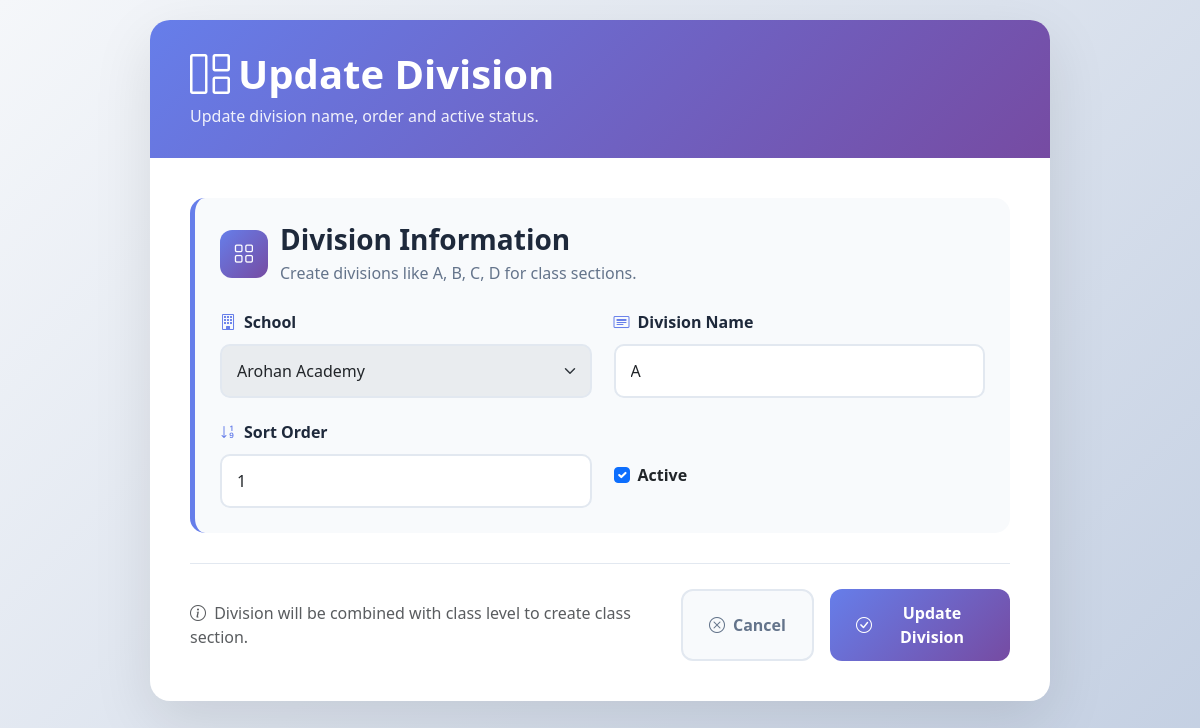
Screenshot of /division/1/update/ (signed in) with the database file from the repository.
### Classes/models.py (models this page shows, shortened)
class Division(models.Model):
    school = models.ForeignKey(
        School,
        on_delete=models.CASCADE
    )
    timetable = models.ForeignKey(
        "Timetables.Timetable",
        on_delete=models.CASCADE,
        null=True,
        blank=True,
        related_name="divisions"
    )
    name = models.CharField(max_length=20)
    sort_order = models.PositiveIntegerField(default=1)
    is_active = models.BooleanField(default=True)

### Classes/views.py (the view)
# urls.py: path("division/<int:pk>/update/", views.division_update, name="division_update"),
@login_required
@log_exceptions
def division_update(request, pk):
    division = get_school_object_or_404(request, Division.objects.all(), pk=pk)
    current_school = get_current_school(request)
    if request.method == "POST":
        form = DivisionForm(request.POST, instance=division, current_school=current_school)
        if form.is_valid():
            form.save()
            messages.success(request, "Division updated successfully.")
            return HttpResponse("""
            <script>
            window.close();
            </script>
            """)
    else:
        form = DivisionForm(instance=division, current_school=current_school)
    return render(request, "division_form.html", {
        "form": form,
        "title": "Update Division",
        "subtitle": "Update division name, order and active status.",
        "button_text": "Update Division",
    })

### Classes/forms.py
class DivisionForm(CurrentSchoolFormMixin, forms.ModelForm):
    class Meta:
        model = Division
        fields = [
            "school",
            "name",
            "sort_order",
            "is_active",
        ]
        widgets = {
            "school": forms.Select(attrs={"class": "form-select"}),
            "name": forms.TextInput(attrs={"class": "form-control", "placeholder": "A / B / C"}),
            "sort_order": forms.NumberInput(attrs={"class": "form-control"}),
            "is_active": forms.CheckboxInput(attrs={"class": "form-check-input"}),
        }

### AI_TIMETABLE_SAAS/logging_utils.py (called while the page is built)
def log_exceptions(func):
    @functools.wraps(func)
    def wrapper(*args, **kwargs):
        qualified_name = f"{func.__module__}.{func.__qualname__}"
        try:
            result = func(*args, **kwargs)
        except Exception as error:
            request = _request_from_call(args, kwargs)
            if not request or not _is_response_handler(func):
                raise
            content = render_to_string(
                "accounts/404.html",
                _error_context(error, qualified_name),
            )
            return HttpResponse(content, status=404)
        return result
    return wrapper

### AI_TIMETABLE_SAAS/tenancy.py (called while the page is built)
@log_exceptions
def set_current_tenant_db(alias):
    return _current_tenant_db.set(alias)

@log_exceptions
def reset_current_tenant_db(token):
    _current_tenant_db.reset(token)

@log_exceptions
def configured_tenant_databases():
    return set(getattr(settings, "SCHOOL_TENANT_DATABASES", ()))

    @log_exceptions
    def __call__(self, request):
        alias = (
            request.GET.get(self.query_param)
            or request.META.get(self.header_name)
            or request.session.get(self.session_key)
        )
        tenant_databases = configured_tenant_databases()
        if alias and alias not in tenant_databases:
            return HttpResponseBadRequest(f"Unknown school database alias: {alias}")
        if request.GET.get(self.query_param):
            request.session[self.session_key] = alias
        request.school_db_alias = alias
        token = set_current_tenant_db(alias)
        try:
            return self.get_response(request)
        finally:
            reset_current_tenant_db(token)

### Accounts/context_processors.py (called while the page is built)
@log_exceptions
def school_context(request):
    if not request.user.is_authenticated:
        return {}
    return school_context_for_request(request)

### Schools/models.py (called while the page is built)
    @log_exceptions
    def __str__(self):
        return self.name

### Classes/templates/division_form.html (shortened to what this page needs)
<!DOCTYPE html>
<html lang="en">
<head>
    <link href="https://cdn.jsdelivr.net/npm/bootstrap@5.3.0/dist/css/bootstrap.min.css" rel="stylesheet">
    <link rel="stylesheet" href="https://cdn.jsdelivr.net/npm/bootstrap-icons@1.10.0/font/bootstrap-icons.css">
    <link rel="stylesheet" href="https://cdn.jsdelivr.net/npm/choices.js/public/assets/styles/choices.min.css">
</head>
<body>
<div class="form-container">
    <div class="form-header">
        <h1><i class="bi bi-grid-1x2 me-2"></i>{{ title }}</h1>
        <p>{{ subtitle }}</p>
    </div>
    <form method="POST" class="form-body">
        <div class="form-section">
            <div class="section-title">
                <div class="section-title-icon">
                    <i class="bi bi-grid"></i>
                </div>
                <div>
                    <h3>Division Information</h3>
                    <p>Create divisions like A, B, C, D for class sections.</p>
                </div>
            </div>
            <div class="form-grid">
                <div>
                    <label class="form-label"><i class="bi bi-building"></i> School</label>
                    {{ form.school }}
                </div>
                <div>
                    <label class="form-label"><i class="bi bi-card-heading"></i> Division Name</label>
                    {{ form.name }}
                </div>
                <div>
                    <label class="form-label"><i class="bi bi-sort-numeric-down"></i> Sort Order</label>
                    {{ form.sort_order }}
                </div>
                <div class="d-flex align-items-center pt-4">
                    <div class="form-check">
                        {{ form.is_active }}
                        <label class="form-check-label fw-semibold">Active</label>
                    </div>
                </div>
            </div>
        </div>
        <div class="form-actions">
            <div class="text-muted">
                <i class="bi bi-info-circle me-1"></i>
                Division will be combined with class level to create class section.
            </div>
            <div class="d-flex gap-3">
                <button type="button" class="btn btn-secondary" onclick="window.close()">
                    <i class="bi bi-x-circle"></i> Cancel
                </button>
                <button type="submit" class="btn btn-primary">
                    <i class="bi bi-check-circle"></i> {{ button_text }}
                </button>
            </div>
        </div>
    </form>
</div>
</body>
</html>

### Classes/templates/division_form.html (style rules this page uses)
:root { --primary-color: #667eea; --secondary-color: #764ba2; --light-bg: #f8fafc; --border-color: #e2e8f0; --text-primary: #1e293b; --text-secondary: #64748b; }
body { background: linear-gradient(135deg, #f5f7fa, #c3cfe2); min-height: 100vh; padding: 20px; font-family: 'Segoe UI', Tahoma, Geneva, Verdana, sans-serif; }
.form-container { max-width: 900px; margin: 0 auto; background: #fff; border-radius: 20px; box-shadow: 0 20px 60px rgba(0,0,0,.1); overflow: hidden; }
.form-header { background: linear-gradient(135deg, var(--primary-color), var(--secondary-color)); color: #fff; padding: 30px 40px; }
.form-header h1 { font-weight: 700; margin-bottom: 6px; }
.form-header p { opacity: .9; margin: 0; }
.form-body { padding: 40px; }
.form-section { background: var(--light-bg); border-radius: 15px; padding: 25px; margin-bottom: 30px; border-left: 5px solid var(--primary-color); }
.section-title { display: flex; align-items: center; gap: 12px; margin-bottom: 25px; }
.section-title-icon { width: 48px; height: 48px; background: linear-gradient(135deg, var(--primary-color), var(--secondary-color)); border-radius: 12px; display: flex; align-items: center; justify-content: center; color: #fff; font-size: 1.3rem; }
.section-title h3 { margin: 0; font-weight: 700; color: var(--text-primary); }
.section-title p { margin: 4px 0 0; color: var(--text-secondary); }
.form-grid { display: grid; grid-template-columns: repeat(auto-fit, minmax(260px, 1fr)); gap: 22px; }
.form-label { font-weight: 600; color: var(--text-primary); margin-bottom: 10px; display: flex; gap: 8px; align-items: center; }
.form-label i { color: var(--primary-color); }
.form-control, .form-select { border: 2px solid var(--border-color); border-radius: 10px; padding: 13px 15px; }
.form-actions { background: #fff; padding-top: 25px; border-top: 1px solid var(--border-color); display: flex; justify-content: space-between; align-items: center; gap: 20px; }
.btn { padding: 12px 26px; border-radius: 12px; font-weight: 600; display: inline-flex; align-items: center; gap: 8px; }
.btn-primary { background: linear-gradient(135deg, var(--primary-color), var(--secondary-color)); border: none; }
.btn-secondary { background: var(--light-bg); color: var(--text-secondary); border: 2px solid var(--border-color); }

### rows the page displays
Division: school "Arohan Academy", name "A", sort_order "1", is_active "☑"

### other values shown
{{ title }} "Update Division"
{{ subtitle }} "Update division name, order and active status."
{{ button_text }} "Update Division"
